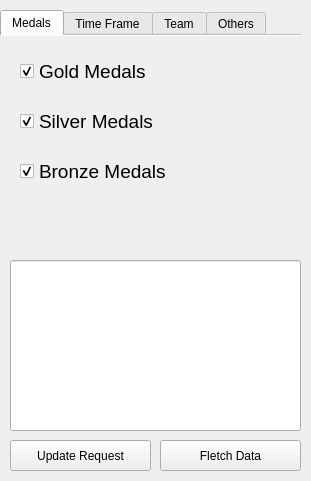
<?xml version="1.0" encoding="UTF-8"?>
<ui version="4.0">
 <class>MainWindow</class>
 <widget class="QMainWindow" name="MainWindow">
  <property name="geometry">
   <rect>
    <x>0</x>
    <y>0</y>
    <width>311</width>
    <height>481</height>
   </rect>
  </property>
  <property name="windowTitle">
   <string>MainWindow</string>
  </property>
  <widget class="QWidget" name="centralwidget">
   <widget class="QTabWidget" name="tabWidget">
    <property name="geometry">
     <rect>
      <x>0</x>
      <y>10</y>
      <width>301</width>
      <height>241</height>
     </rect>
    </property>
    <property name="autoFillBackground">
     <bool>true</bool>
    </property>
    <property name="tabPosition">
     <enum>QTabWidget::North</enum>
    </property>
    <property name="currentIndex">
     <number>0</number>
    </property>
    <property name="elideMode">
     <enum>Qt::ElideNone</enum>
    </property>
    <property name="usesScrollButtons">
     <bool>true</bool>
    </property>
    <property name="documentMode">
     <bool>true</bool>
    </property>
    <property name="tabsClosable">
     <bool>false</bool>
    </property>
    <property name="tabBarAutoHide">
     <bool>false</bool>
    </property>
    <widget class="QWidget" name="medalTab">
     <attribute name="title">
      <string>Medals</string>
     </attribute>
     <widget class="QCheckBox" name="goldCB">
      <property name="geometry">
       <rect>
        <x>20</x>
        <y>10</y>
        <width>211</width>
        <height>51</height>
       </rect>
      </property>
      <property name="font">
       <font>
        <pointsize>14</pointsize>
       </font>
      </property>
      <property name="text">
       <string>Gold Medals</string>
      </property>
      <property name="checked">
       <bool>true</bool>
      </property>
     </widget>
     <widget class="QCheckBox" name="silverCB">
      <property name="geometry">
       <rect>
        <x>20</x>
        <y>60</y>
        <width>211</width>
        <height>51</height>
       </rect>
      </property>
      <property name="font">
       <font>
        <pointsize>14</pointsize>
       </font>
      </property>
      <property name="text">
       <string>Silver Medals</string>
      </property>
      <property name="checked">
       <bool>true</bool>
      </property>
     </widget>
     <widget class="QCheckBox" name="bronzeCB">
      <property name="geometry">
       <rect>
        <x>20</x>
        <y>110</y>
        <width>211</width>
        <height>51</height>
       </rect>
      </property>
      <property name="font">
       <font>
        <pointsize>14</pointsize>
       </font>
      </property>
      <property name="text">
       <string>Bronze Medals</string>
      </property>
      <property name="checked">
       <bool>true</bool>
      </property>
     </widget>
    </widget>
    <widget class="QWidget" name="timeTab">
     <attribute name="title">
      <string>Time Frame</string>
     </attribute>
     <widget class="QSpinBox" name="minTime">
      <property name="enabled">
       <bool>false</bool>
      </property>
      <property name="geometry">
       <rect>
        <x>30</x>
        <y>110</y>
        <width>101</width>
        <height>41</height>
       </rect>
      </property>
      <property name="autoFillBackground">
       <bool>false</bool>
      </property>
      <property name="accelerated">
       <bool>true</bool>
      </property>
      <property name="minimum">
       <number>1986</number>
      </property>
      <property name="maximum">
       <number>2016</number>
      </property>
     </widget>
     <widget class="QLabel" name="minTLabel">
      <property name="geometry">
       <rect>
        <x>40</x>
        <y>80</y>
        <width>121</width>
        <height>31</height>
       </rect>
      </property>
      <property name="text">
       <string> &lt; Time Frame</string>
      </property>
     </widget>
     <widget class="QLabel" name="maxTLabel">
      <property name="geometry">
       <rect>
        <x>190</x>
        <y>80</y>
        <width>101</width>
        <height>31</height>
       </rect>
      </property>
      <property name="text">
       <string>&gt; Time Frame</string>
      </property>
     </widget>
     <widget class="QSpinBox" name="maxTime">
      <property name="enabled">
       <bool>false</bool>
      </property>
      <property name="geometry">
       <rect>
        <x>180</x>
        <y>114</y>
        <width>101</width>
        <height>41</height>
       </rect>
      </property>
      <property name="minimum">
       <number>1986</number>
      </property>
      <property name="maximum">
       <number>2016</number>
      </property>
     </widget>
     <widget class="Line" name="separator">
      <property name="geometry">
       <rect>
        <x>130</x>
        <y>80</y>
        <width>41</width>
        <height>71</height>
       </rect>
      </property>
      <property name="orientation">
       <enum>Qt::Vertical</enum>
      </property>
     </widget>
     <widget class="QRadioButton" name="activateUnder">
      <property name="geometry">
       <rect>
        <x>30</x>
        <y>60</y>
        <width>121</width>
        <height>31</height>
       </rect>
      </property>
      <property name="text">
       <string>Filter by Before</string>
      </property>
     </widget>
     <widget class="QRadioButton" name="activateUpper">
      <property name="geometry">
       <rect>
        <x>170</x>
        <y>60</y>
        <width>151</width>
        <height>31</height>
       </rect>
      </property>
      <property name="text">
       <string>Filter by After</string>
      </property>
     </widget>
     <widget class="QRadioButton" name="activateBoth">
      <property name="geometry">
       <rect>
        <x>90</x>
        <y>170</y>
        <width>151</width>
        <height>41</height>
       </rect>
      </property>
      <property name="text">
       <string>Filter by an interval</string>
      </property>
     </widget>
     <widget class="QCheckBox" name="activateTime">
      <property name="geometry">
       <rect>
        <x>70</x>
        <y>20</y>
        <width>161</width>
        <height>31</height>
       </rect>
      </property>
      <property name="text">
       <string>Activate Filter by time frame</string>
      </property>
     </widget>
    </widget>
    <widget class="QWidget" name="teamTab">
     <attribute name="title">
      <string>Team</string>
     </attribute>
     <widget class="QCheckBox" name="teamActivate">
      <property name="geometry">
       <rect>
        <x>120</x>
        <y>10</y>
        <width>91</width>
        <height>31</height>
       </rect>
      </property>
      <property name="text">
       <string>Activated</string>
      </property>
     </widget>
     <widget class="QComboBox" name="teamFilterCombo">
      <property name="enabled">
       <bool>false</bool>
      </property>
      <property name="geometry">
       <rect>
        <x>20</x>
        <y>40</y>
        <width>271</width>
        <height>31</height>
       </rect>
      </property>
      <property name="acceptDrops">
       <bool>false</bool>
      </property>
      <property name="duplicatesEnabled">
       <bool>false</bool>
      </property>
     </widget>
    </widget>
    <widget class="QWidget" name="othersFilters">
     <attribute name="title">
      <string>Others</string>
     </attribute>
     <widget class="QLabel" name="limitLabel">
      <property name="geometry">
       <rect>
        <x>10</x>
        <y>20</y>
        <width>91</width>
        <height>31</height>
       </rect>
      </property>
      <property name="font">
       <font>
        <pointsize>12</pointsize>
       </font>
      </property>
      <property name="text">
       <string>line limit</string>
      </property>
     </widget>
     <widget class="QSpinBox" name="limitSpin">
      <property name="enabled">
       <bool>false</bool>
      </property>
      <property name="geometry">
       <rect>
        <x>90</x>
        <y>20</y>
        <width>71</width>
        <height>31</height>
       </rect>
      </property>
      <property name="accelerated">
       <bool>true</bool>
      </property>
      <property name="minimum">
       <number>1</number>
      </property>
      <property name="maximum">
       <number>39765</number>
      </property>
     </widget>
     <widget class="QCheckBox" name="enableLimit">
      <property name="geometry">
       <rect>
        <x>180</x>
        <y>20</y>
        <width>121</width>
        <height>31</height>
       </rect>
      </property>
      <property name="contextMenuPolicy">
       <enum>Qt::NoContextMenu</enum>
      </property>
      <property name="text">
       <string>Enable line limit</string>
      </property>
     </widget>
     <widget class="QCheckBox" name="printResultCB">
      <property name="geometry">
       <rect>
        <x>10</x>
        <y>60</y>
        <width>291</width>
        <height>51</height>
       </rect>
      </property>
      <property name="font">
       <font>
        <pointsize>16</pointsize>
       </font>
      </property>
      <property name="text">
       <string>Print Results</string>
      </property>
     </widget>
    </widget>
   </widget>
   <widget class="QPushButton" name="confirmButton">
    <property name="geometry">
     <rect>
      <x>160</x>
      <y>440</y>
      <width>141</width>
      <height>31</height>
     </rect>
    </property>
    <property name="text">
     <string>Fletch Data</string>
    </property>
   </widget>
   <widget class="QLineEdit" name="sqlRequestQT">
    <property name="geometry">
     <rect>
      <x>10</x>
      <y>260</y>
      <width>291</width>
      <height>171</height>
     </rect>
    </property>
    <property name="alignment">
     <set>Qt::AlignLeading|Qt::AlignLeft|Qt::AlignTop</set>
    </property>
    <property name="clearButtonEnabled">
     <bool>true</bool>
    </property>
   </widget>
   <widget class="QPushButton" name="updButton">
    <property name="geometry">
     <rect>
      <x>10</x>
      <y>440</y>
      <width>141</width>
      <height>31</height>
     </rect>
    </property>
    <property name="text">
     <string>Update Request</string>
    </property>
   </widget>
  </widget>
 </widget>
 <resources/>
 <connections/>
</ui>
